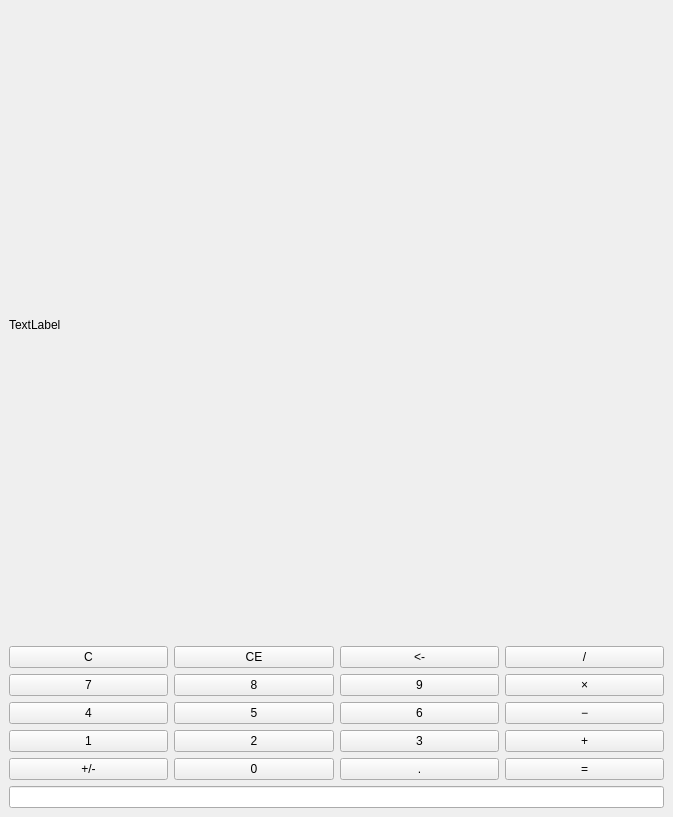
<?xml version="1.0" encoding="UTF-8"?>
<ui version="4.0">
 <class>MainWindow</class>
 <widget class="QMainWindow" name="MainWindow">
  <property name="geometry">
   <rect>
    <x>0</x>
    <y>0</y>
    <width>673</width>
    <height>817</height>
   </rect>
  </property>
  <property name="windowTitle">
   <string>my-calc</string>
  </property>
  <widget class="QWidget" name="centralwidget">
   <layout class="QVBoxLayout" name="verticalLayout">
    <item>
     <widget class="QLabel" name="label">
      <property name="text">
       <string>TextLabel</string>
      </property>
     </widget>
    </item>
    <item>
     <layout class="QGridLayout" name="gridLayout">
      <item row="1" column="1">
       <widget class="QPushButton" name="pushButton_3">
        <property name="text">
         <string>8</string>
        </property>
        <property name="shortcut">
         <string>8</string>
        </property>
       </widget>
      </item>
      <item row="0" column="1">
       <widget class="QPushButton" name="pushButton_4">
        <property name="text">
         <string>CE</string>
        </property>
        <property name="shortcut">
         <string>Backspace</string>
        </property>
       </widget>
      </item>
      <item row="0" column="0">
       <widget class="QPushButton" name="pushButton">
        <property name="text">
         <string>C</string>
        </property>
       </widget>
      </item>
      <item row="3" column="3">
       <widget class="QPushButton" name="pushButton_2">
        <property name="text">
         <string>+</string>
        </property>
        <property name="shortcut">
         <string>+</string>
        </property>
       </widget>
      </item>
      <item row="1" column="3">
       <widget class="QPushButton" name="pushButton_6">
        <property name="text">
         <string>×</string>
        </property>
        <property name="shortcut">
         <string>*</string>
        </property>
       </widget>
      </item>
      <item row="1" column="2">
       <widget class="QPushButton" name="pushButton_7">
        <property name="text">
         <string>9</string>
        </property>
        <property name="shortcut">
         <string>9</string>
        </property>
       </widget>
      </item>
      <item row="0" column="3">
       <widget class="QPushButton" name="pushButton_8">
        <property name="text">
         <string>/</string>
        </property>
        <property name="shortcut">
         <string>/</string>
        </property>
       </widget>
      </item>
      <item row="0" column="2">
       <widget class="QPushButton" name="pushButton_9">
        <property name="text">
         <string>&lt;-</string>
        </property>
        <property name="shortcut">
         <string>Left</string>
        </property>
       </widget>
      </item>
      <item row="2" column="1">
       <widget class="QPushButton" name="pushButton_10">
        <property name="text">
         <string>5</string>
        </property>
        <property name="shortcut">
         <string>5</string>
        </property>
       </widget>
      </item>
      <item row="2" column="0">
       <widget class="QPushButton" name="pushButton_11">
        <property name="text">
         <string>4</string>
        </property>
        <property name="shortcut">
         <string>4</string>
        </property>
       </widget>
      </item>
      <item row="1" column="0">
       <widget class="QPushButton" name="pushButton_12">
        <property name="text">
         <string>7</string>
        </property>
        <property name="shortcut">
         <string>7</string>
        </property>
       </widget>
      </item>
      <item row="3" column="1">
       <widget class="QPushButton" name="pushButton_14">
        <property name="text">
         <string>2</string>
        </property>
        <property name="shortcut">
         <string>2</string>
        </property>
       </widget>
      </item>
      <item row="2" column="2">
       <widget class="QPushButton" name="pushButton_15">
        <property name="text">
         <string>6</string>
        </property>
        <property name="shortcut">
         <string>6</string>
        </property>
       </widget>
      </item>
      <item row="2" column="3">
       <widget class="QPushButton" name="pushButton_16">
        <property name="text">
         <string>−</string>
        </property>
        <property name="shortcut">
         <string>-</string>
        </property>
       </widget>
      </item>
      <item row="4" column="0">
       <widget class="QPushButton" name="pushButton_13">
        <property name="text">
         <string>+/-</string>
        </property>
       </widget>
      </item>
      <item row="3" column="0">
       <widget class="QPushButton" name="pushButton_17">
        <property name="text">
         <string>1</string>
        </property>
        <property name="shortcut">
         <string>1</string>
        </property>
       </widget>
      </item>
      <item row="4" column="1">
       <widget class="QPushButton" name="pushButton_18">
        <property name="text">
         <string>0</string>
        </property>
        <property name="shortcut">
         <string>0</string>
        </property>
       </widget>
      </item>
      <item row="4" column="2">
       <widget class="QPushButton" name="pushButton_19">
        <property name="text">
         <string>.</string>
        </property>
       </widget>
      </item>
      <item row="4" column="3">
       <widget class="QPushButton" name="pushButton_20">
        <property name="text">
         <string>=</string>
        </property>
       </widget>
      </item>
      <item row="3" column="2">
       <widget class="QPushButton" name="pushButton_5">
        <property name="text">
         <string>3</string>
        </property>
        <property name="shortcut">
         <string>3</string>
        </property>
       </widget>
      </item>
     </layout>
    </item>
    <item>
     <widget class="QLineEdit" name="lineEdit"/>
    </item>
   </layout>
  </widget>
 </widget>
 <resources/>
 <connections/>
</ui>
